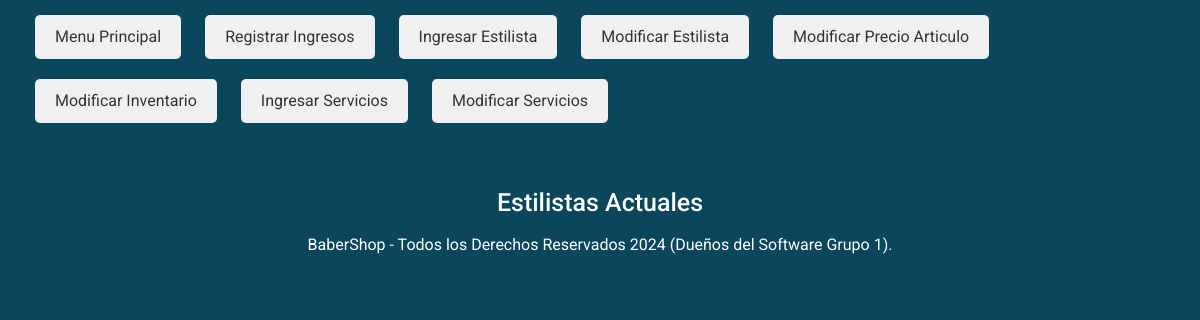
The page /ModificarEstilista.php on the database as committed earlier.
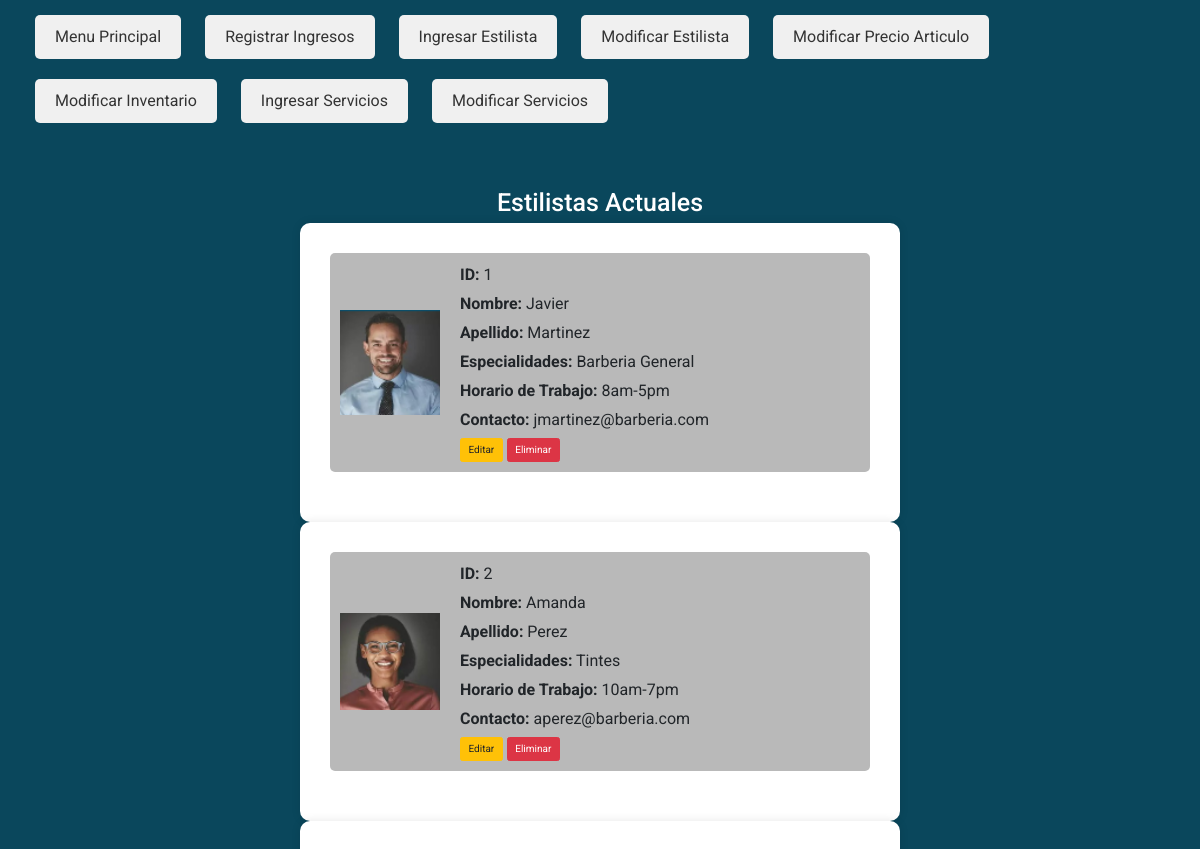
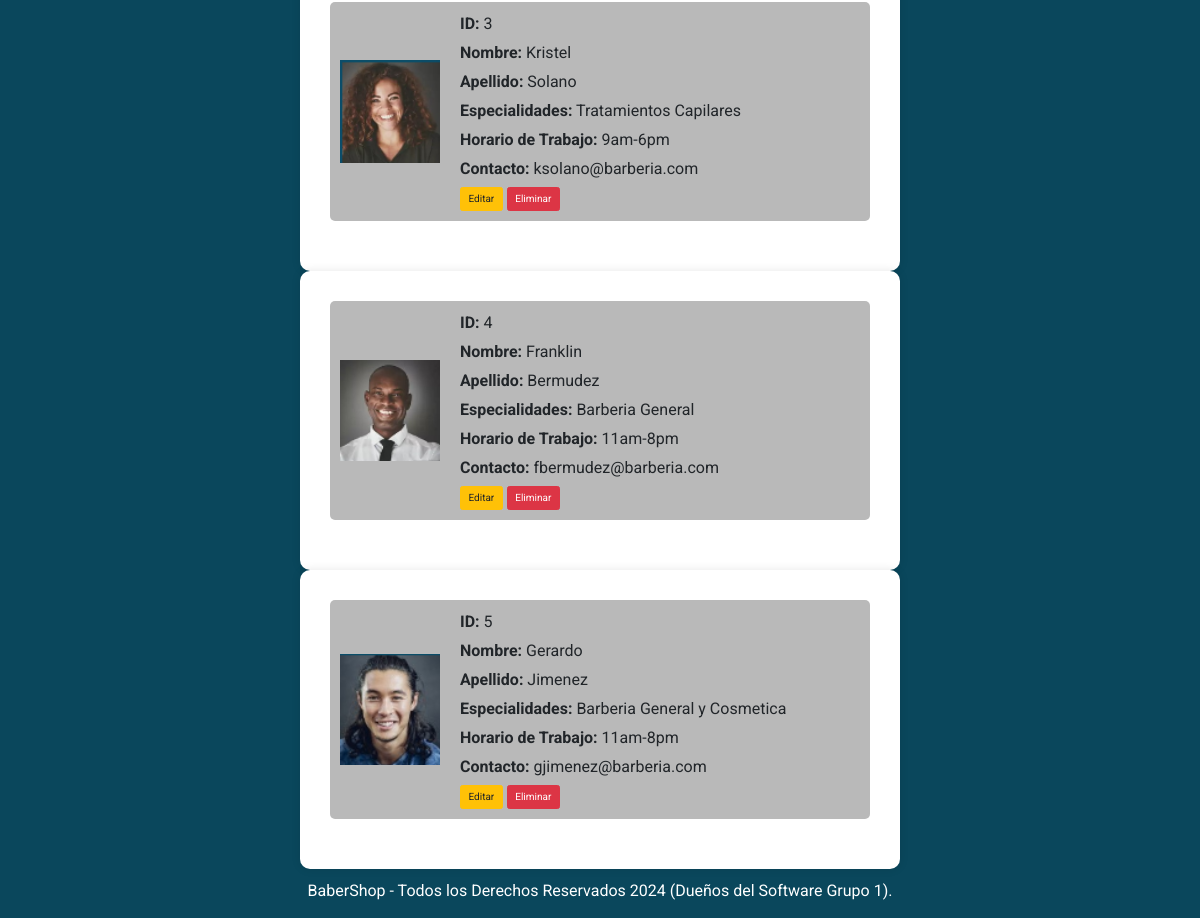
The same page on the database as committed later (2 pictures, top to bottom).
### tables this page shows
CREATE TABLE `estilistas` (
  `EstilistaID` int(11) NOT NULL,
  `Nombre` varchar(50) DEFAULT NULL,
  `Apellido` varchar(50) DEFAULT NULL,
  `Especialidades` varchar(255) DEFAULT NULL,
  `HorarioTrabajo` varchar(255) DEFAULT NULL,
  `Contacto` varchar(100) DEFAULT NULL,
  `imagen` varchar(255) DEFAULT NULL
);

### ModificarEstilista.php (called while the page is built)
<?php
require_once "include/templates/headAdmin.php";
?>
<?php
require "include/templates/cuerpoModiEstilista.php";
?>
<?php
include_once "include/templates/footer.php";
?>

### DAL/empleados.php (called while the page is built, shortened)
<?php
    function getArray($sql) {
        try {
            $nConexion = Conectar();
            if(mysqli_set_charset($nConexion, "utf8")){
                if(!$result = mysqli_query($nConexion, $sql)) die();
                $retorno = array();
                while ($row = mysqli_fetch_array($result)) {
                    $retorno[] = $row;
                }
            }
        } catch (\Throwable $th) {
            echo $th;
        }finally{
            Desconectar($nConexion);
        }
        return $retorno;
    }

### include/templates/cuerpoModiEstilista.php (the view, shortened to what this page needs)
<?php
require_once "DAL/empleados.php";
$query = "SELECT * FROM estilistas";
$resultadosQuery = getArray($query);
?>
<main>
    <h1>Estilistas Actuales</h1>
    <?php foreach ($resultadosQuery as $resultado) : ?>
        <form method="POST" id="formularioEliminar">
        <div class="estilista" id="estilista-<?php echo $resultado['EstilistaID']; ?>">
            <img src="img/<?php echo $resultado['imagen']; ?>" alt="Foto de Estilista <?php echo $resultado['EstilistaID']; ?>">
            <div>
                <p><strong>ID:</strong> <?php echo $resultado['EstilistaID']; ?> </p>
                <p><strong>Nombre:</strong> <?php echo $resultado['Nombre']; ?> </p>
                <p><strong>Apellido:</strong> <?php echo $resultado['Apellido']; ?> </p>
                <p><strong>Especialidades:</strong> <?php echo $resultado['Especialidades']; ?> </p>
                <p><strong>Horario de Trabajo:</strong> <?php echo $resultado['HorarioTrabajo']; ?> </p>
                <p><strong>Contacto:</strong> <?php echo $resultado['Contacto']; ?> </p>
                <div class="action-buttons">
                    <a class="btn btn-warning" href="editarEstilista.php?id=<?php echo $resultado['EstilistaID']; ?>">Editar</a>
                    <button class="btn btn-danger botones" type="submit">Eliminar</button>
                </div>
            </div>
        </div>
        </form>
    <?php endforeach; ?>
</main>

### include/templates/headAdmin.php (shortened to what this page needs)
<!DOCTYPE html>
<html lang="es">
<head>
    <link rel="stylesheet" href="css/normalize.css">
    <link rel="stylesheet" href="https://maxcdn.bootstrapcdn.com/bootstrap/4.5.2/css/bootstrap.min.css">
    <link rel="stylesheet" href="css/style.css">
</head>
<body>
    <nav class="navbar navbar-expand-lg bg-body-tertiary">
        <div class="container-fluid">
            <div class="collapse navbar-collapse" id="navbarNavAltMarkup">
                <div class="links">
                    <a class="nav-link active" aria-current="page" href="VistaAdmin.php">Menu Principal</a>
                    <a class="nav-link" href="registrarIngresos.php">Registrar Ingresos</a>
                    <a class="nav-link" href="ingresarEstilista.php">Ingresar Estilista</a>
                    <a class="nav-link" href="modificarEstilista.php">Modificar Estilista</a>
                    <a class="nav-link" href="modificarPrecioArticulo.php">Modificar Precio Articulo</a>
                    <a class="nav-link" href="modificarInventario.php">Modificar Inventario</a>
                    <a class="nav-link" href="ingresarServicios.php">Ingresar Servicios</a>
                    <a class="nav-link" href="modificarServicios.php">Modificar Servicios</a>
                </div>
            </div>
        </div>
    </nav>
</body>
</html>

### include/templates/footer.php (shortened to what this page needs)
<footer class="footer">
    <p>BaberShop - Todos los Derechos Reservados 2024 (Dueños del Software Grupo 1).</p>
</footer>
</body>
</html>

### css/style.css (style rules this page uses)
:root { --fuentePrincipal: 'Roboto', cursive; --primario: #0A475C; --secundario: #42BEA5; --gris: #B9B9B9; --blanco: #FFF; }
html { font-size: 62.5%; box-sizing: border-box; height: 100%; }
*, *:before, *:after { box-sizing: inherit; }
body { font-family: var(--fuentePrincipal); background-color: var(--primario); font-size: 1.6rem; line-height: 1.5; }
a { text-decoration: none; }
img { max-width: 100%; }
h1 { text-align: center; margin-top: 50px; color: var(--blanco); }
p { margin-bottom: 5px; }
.links a { display: inline-block; margin: 10px; padding: 10px 20px; background-color: #f0f0f0; color: #333; text-decoration: none; border-radius: 5px; transition: background-color 0.3s ease; }
form { width: 50%; margin: 0 auto; background-color: #fff; padding: 30px; border-radius: 10px; box-shadow: 0px 0px 10px rgba(0, 0, 0, 0.1); }
.estilista { display: flex; align-items: center; margin-bottom: 20px; padding: 10px; background-color: var(--gris); border-radius: 5px; }
.estilista img { width: 100px; height: auto; margin-right: 20px; }

Rows that differ between the two databases and show on the page:
added estilistas: imagen (picture), EstilistaID "1", Nombre "Javier", Apellido "Martinez", Especialidades "Barberia General", HorarioTrabajo "8am-5pm", Contacto "jmartinez@barberia.com"
added estilistas: imagen (picture), EstilistaID "2", Nombre "Amanda", Apellido "Perez", Especialidades "Tintes", HorarioTrabajo "10am-7pm", Contacto "aperez@barberia.com"
added estilistas: imagen (picture), EstilistaID "3", Nombre "Kristel", Apellido "Solano", Especialidades "Tratamientos Capilares", HorarioTrabajo "9am-6pm", Contacto "ksolano@barberia.com"
added estilistas: imagen (picture), EstilistaID "4", Nombre "Franklin", Apellido "Bermudez", Especialidades "Barberia General", HorarioTrabajo "11am-8pm", Contacto "fbermudez@barberia.com"
added estilistas: imagen (picture), EstilistaID "5", Nombre "Gerardo", Apellido "Jimenez", Especialidades "Barberia General y Cosmetica", HorarioTrabajo "11am-8pm", Contacto "gjimenez@barberia.com"
